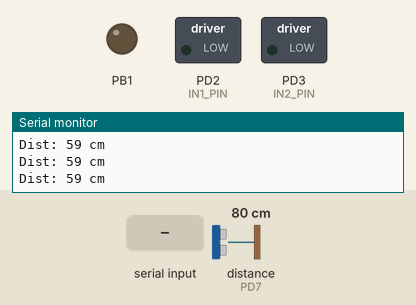
Bench run of a program on a simulated ATmega328P, built with avr-gcc and emulated at 16 MHz. Parts: switched loads named in the program (green lamp = pin HIGH), output pins drawn as LEDs (lit = HIGH), the last lines printed to the serial monitor. Wiring (inferred from the names in the program): ultrasonic range finder: trigger PD6; echo PD7. Inputs (shaded band) come from the test bench; at power-on: distance to the obstacle (sensor on PD7) 80 cm. The echo pulse lasts 58.3 µs per cm; pins used as bus, display or sensor lines are not drawn.

Above: at 1.2 s.
1.3 s: distance to the obstacle (sensor on PD7) set to 15 cm
2.8 s: distance to the obstacle (sensor on PD7) set to 12 cm
At 4.0 s:
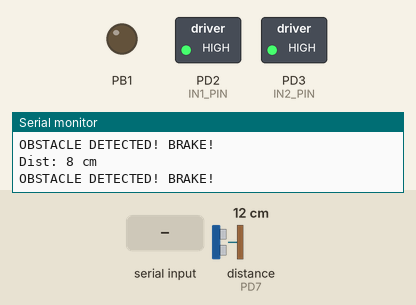
4.3 s: "1" received over Serial
At 5.04 s:
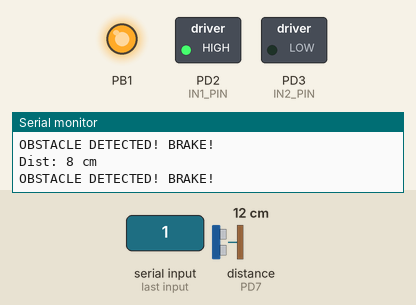
At 5.7 s:
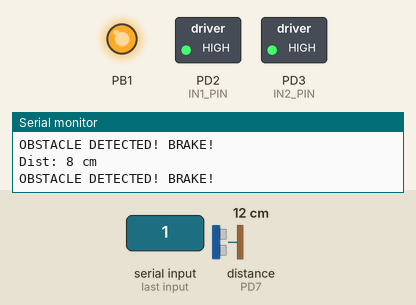
Timing chart, 0 to 7.6 s (numbered marks = the images above; inputs shaded):
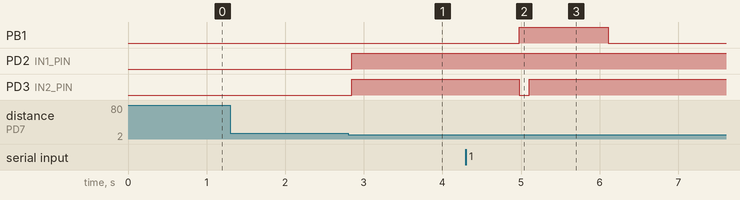

Measured:
- the behaviour switches between 14 and 13 cm on distance to the obstacle (sensor on PD7) (found by bisection; images 0 and 1)
- after the input at 2.8 s, PD2 (IN1_PIN), PD3 (IN2_PIN): LOW → HIGH after 0.05 s
- after the input at 4.3 s, PB1: LOW → HIGH after 0.68 s, → LOW 1.1 s later; PD3 (IN2_PIN): HIGH → LOW after 0.68 s, → HIGH 0.13 s later

The program:

main.c
```c
#define F_CPU 16000000UL
#include <avr/io.h>
#include <util/delay.h>
#include <stdint.h>

// 모터 핀 설정
#define IN1_PIN PORTD2
#define IN2_PIN PORTD3

// 초음파 센서 핀 설정 (D6, D7)
#define TRIG_PIN PORTD6
#define ECHO_PIN PORTD7


// 1. USART 통신 관련 함수 (9600bps)
void USART_Init(void) {
	UBRR0H = 0;
	UBRR0L = 103; // 16MHz 기준 9600bps
	UCSR0C = (1 << UCSZ01) | (1 << UCSZ00); // 8비트 데이터
	UCSR0B = (1 << TXEN0) | (1 << RXEN0); // 송신(TX) 및 수신(RX) 활성화
}

void USART_transmit(char data) {
	while (!(UCSR0A & (1 << UDRE0))); // 버퍼 대기
	UDR0 = data;
}

void USART_transmit_string(const char* str) {
	while (*str) {
		USART_transmit(*str++);
	}
}

void USART_transmit_number(uint16_t num) {
	char buffer[10];
	int i = 0;

	if (num == 0) {
		USART_transmit('0');
		return;
	}

	while (num > 0) {
		buffer[i++] = (num % 10) + '0';
		num /= 10;
	}

	for (int j = i - 1; j >= 0; j--) {
		USART_transmit(buffer[j]);
	}
}

// 수신 버퍼 확인 후 데이터 읽기 (비동기)
uint8_t USART_receive(void) {
	if (UCSR0A & (1 << RXC0)) {
		return UDR0;
	}
	return 0; // 데이터 없으면 0 반환
}

// 2. 초음파 센서 (HC-SR04) 제어 함수
uint16_t get_distance_cm(void) {
	uint32_t timeout;

	// 이전 측정 잔여 신호 대기
	timeout = 30000;
	while (PIND & (1 << ECHO_PIN)) {
		if (--timeout == 0) break;
	}

	// Trig 10us HIGH 출력
	PORTD &= ~(1 << TRIG_PIN);
	_delay_us(2);
	PORTD |= (1 << TRIG_PIN);
	_delay_us(10);
	PORTD &= ~(1 << TRIG_PIN);

	// Echo HIGH 대기
	timeout = 50000;
	while (!(PIND & (1 << ECHO_PIN))) {
		if (--timeout == 0) return 999; // 센서 응답 없음
	}

	// Echo 유지 시간 측정
	uint32_t echo_time = 0;
	while (PIND & (1 << ECHO_PIN)) {
		echo_time++;
		_delay_us(1);

		// 무한 루프 방지
		if (echo_time > 35000) return 888; // 측정 거리 한계 초과
	}

	// 거리 계산 (오버헤드 보정: 42)
	return (uint16_t)(echo_time / 42);
}


// 3. 타이머 및 모터 제어 함수
void timer1_init(void) {
	TCCR1A = (1 << COM1A1) | (1 << WGM11);
	TCCR1B = (1 << WGM13) | (1 << WGM12) | (1 << CS11);

	ICR1 = 1999;
	OCR1A = 0;
}

void motor_drive(uint8_t dir, uint16_t pwm) {
	if (dir == 0) {
		PORTD |=  (1 << IN1_PIN);  // 정방향
		PORTD &= ~(1 << IN2_PIN);
		} else {
		PORTD &= ~(1 << IN1_PIN);  // 역방향
		PORTD |=  (1 << IN2_PIN);
	}
	OCR1A = pwm;
}

void motor_brake(void) {
	PORTD |= (1 << IN1_PIN);
	PORTD |= (1 << IN2_PIN);
	_delay_ms(1000); // 확실한 제동 딜레이
	OCR1A = 0;
}


// 4. 메인 루프
int main(void) {
	DDRB |= (1 << PORTB1); // D9, ENA
	DDRD |= (1 << IN1_PIN) | (1 << IN2_PIN) | (1 << TRIG_PIN);
	DDRD &= ~(1 << ECHO_PIN);

	timer1_init();
	USART_Init();

	uint8_t motor_dir = 0; // 0: 정방향
	uint16_t print_counter = 0;

	while (1) {
		// --- 시리얼 수신에 따른 모터 구동 ---
		uint8_t rx_data = USART_receive();

		if (rx_data == '1') {
			motor_drive(motor_dir, 1999); // 최고 속도 회전
			} else if (rx_data == '0') {
			OCR1A = 0; // 물방울 감지 안 되면 부드럽게 정지 (PWM 0)
		}

		// --- 초음파 센서 장애물 감지 및 출력 ---
		print_counter++;

		// 잔향 방지를 위한 측정 주기 딜레이
		if (print_counter >= 60000) {
			uint16_t dist = get_distance_cm();

			USART_transmit_string("Dist: ");
			USART_transmit_number(dist);
			USART_transmit_string(" cm\r\n");

			// 장애물 근접 시 즉시 브레이크
			if(dist < 10 && dist > 0) {
				USART_transmit_string("OBSTACLE DETECTED! BRAKE!\r\n");
				motor_brake();
				motor_dir = !motor_dir; // 충돌 후 역방향 전환 - 방향 제어 연습용
			}
			print_counter = 0;
		}
	}
}
```
